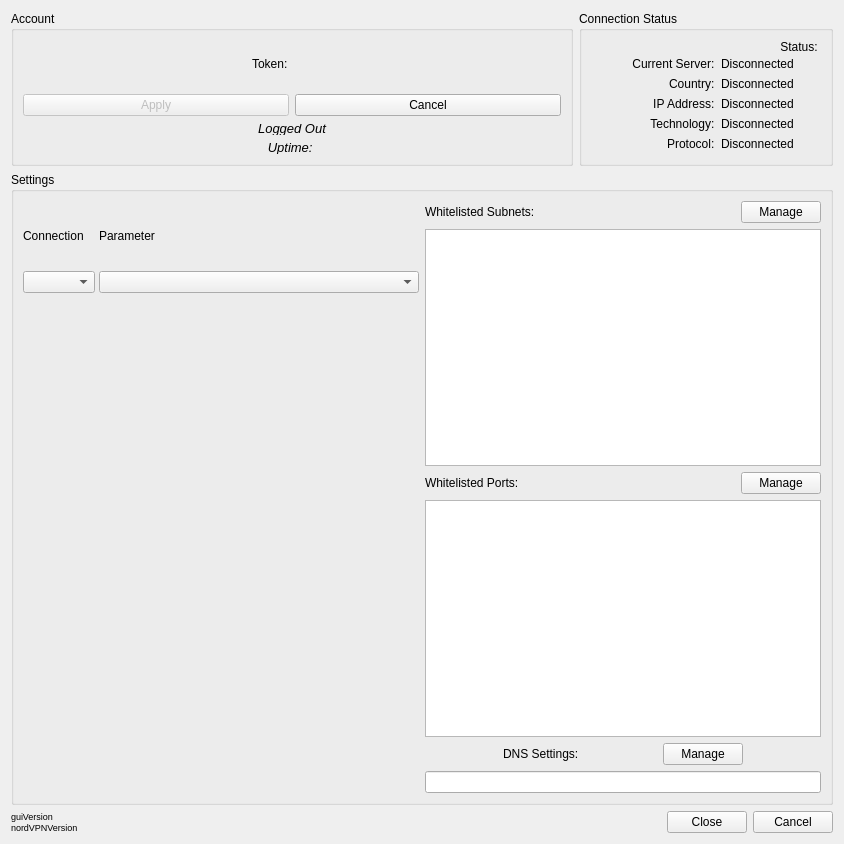
<?xml version="1.0" encoding="UTF-8"?>
<ui version="4.0">
 <class>ControlPanel</class>
 <widget class="QDialog" name="ControlPanel">
  <property name="geometry">
   <rect>
    <x>0</x>
    <y>0</y>
    <width>844</width>
    <height>844</height>
   </rect>
  </property>
  <property name="sizePolicy">
   <sizepolicy hsizetype="Preferred" vsizetype="Preferred">
    <horstretch>0</horstretch>
    <verstretch>0</verstretch>
   </sizepolicy>
  </property>
  <property name="maximumSize">
   <size>
    <width>900</width>
    <height>16777215</height>
   </size>
  </property>
  <property name="windowTitle">
   <string>Dialog</string>
  </property>
  <layout class="QVBoxLayout" name="verticalLayout_9">
   <item>
    <layout class="QHBoxLayout" name="horizontalLayout_5">
     <item>
      <widget class="QGroupBox" name="grpSettings">
       <property name="title">
        <string>Account</string>
       </property>
       <layout class="QVBoxLayout" name="verticalLayout">
        <item>
         <layout class="QHBoxLayout" name="passwordLayout">
          <item>
           <widget class="QLabel" name="label_2">
            <property name="sizePolicy">
             <sizepolicy hsizetype="Fixed" vsizetype="Preferred">
              <horstretch>0</horstretch>
              <verstretch>0</verstretch>
             </sizepolicy>
            </property>
            <property name="minimumSize">
             <size>
              <width>80</width>
              <height>0</height>
             </size>
            </property>
            <property name="text">
             <string>Token: </string>
            </property>
           </widget>
          </item>
         </layout>
        </item>
        <item>
         <layout class="QHBoxLayout" name="accountControlLayout">
          <item>
           <widget class="QPushButton" name="applyButton">
            <property name="enabled">
             <bool>false</bool>
            </property>
            <property name="text">
             <string>Apply</string>
            </property>
           </widget>
          </item>
          <item>
           <widget class="QPushButton" name="cancelButton">
            <property name="text">
             <string>Cancel</string>
            </property>
           </widget>
          </item>
         </layout>
        </item>
        <item>
         <widget class="QLabel" name="accoutInfo">
          <property name="maximumSize">
           <size>
            <width>16777215</width>
            <height>13</height>
           </size>
          </property>
          <property name="font">
           <font>
            <pointsize>10</pointsize>
            <italic>true</italic>
           </font>
          </property>
          <property name="text">
           <string>Logged Out</string>
          </property>
          <property name="alignment">
           <set>Qt::AlignCenter</set>
          </property>
         </widget>
        </item>
        <item>
         <widget class="QLabel" name="uptime">
          <property name="maximumSize">
           <size>
            <width>16777215</width>
            <height>13</height>
           </size>
          </property>
          <property name="font">
           <font>
            <pointsize>10</pointsize>
            <italic>true</italic>
           </font>
          </property>
          <property name="text">
           <string>Uptime: </string>
          </property>
          <property name="alignment">
           <set>Qt::AlignCenter</set>
          </property>
         </widget>
        </item>
       </layout>
      </widget>
     </item>
     <item>
      <widget class="QGroupBox" name="connectionStatus">
       <property name="sizePolicy">
        <sizepolicy hsizetype="Fixed" vsizetype="Preferred">
         <horstretch>0</horstretch>
         <verstretch>0</verstretch>
        </sizepolicy>
       </property>
       <property name="title">
        <string>Connection Status</string>
       </property>
       <layout class="QVBoxLayout" name="verticalLayout_2">
        <property name="spacing">
         <number>0</number>
        </property>
        <item>
         <layout class="QHBoxLayout" name="statusLayout">
          <item>
           <widget class="QLabel" name="statusLabel">
            <property name="sizePolicy">
             <sizepolicy hsizetype="MinimumExpanding" vsizetype="Preferred">
              <horstretch>0</horstretch>
              <verstretch>0</verstretch>
             </sizepolicy>
            </property>
            <property name="minimumSize">
             <size>
              <width>110</width>
              <height>0</height>
             </size>
            </property>
            <property name="maximumSize">
             <size>
              <width>16777215</width>
              <height>16777215</height>
             </size>
            </property>
            <property name="text">
             <string>Status: </string>
            </property>
            <property name="alignment">
             <set>Qt::AlignRight|Qt::AlignTrailing|Qt::AlignVCenter</set>
            </property>
           </widget>
          </item>
         </layout>
        </item>
        <item>
         <layout class="QHBoxLayout" name="horizontalLayout_6">
          <item>
           <spacer name="horizontalSpacer_2">
            <property name="orientation">
             <enum>Qt::Horizontal</enum>
            </property>
            <property name="sizeType">
             <enum>QSizePolicy::Fixed</enum>
            </property>
            <property name="sizeHint" stdset="0">
             <size>
              <width>20</width>
              <height>20</height>
             </size>
            </property>
           </spacer>
          </item>
          <item>
           <widget class="QLabel" name="label_5">
            <property name="sizePolicy">
             <sizepolicy hsizetype="Minimum" vsizetype="Preferred">
              <horstretch>0</horstretch>
              <verstretch>0</verstretch>
             </sizepolicy>
            </property>
            <property name="minimumSize">
             <size>
              <width>110</width>
              <height>0</height>
             </size>
            </property>
            <property name="maximumSize">
             <size>
              <width>110</width>
              <height>16777215</height>
             </size>
            </property>
            <property name="text">
             <string>Current Server:  </string>
            </property>
            <property name="alignment">
             <set>Qt::AlignRight|Qt::AlignTrailing|Qt::AlignVCenter</set>
            </property>
           </widget>
          </item>
          <item>
           <widget class="QLabel" name="actualServer">
            <property name="sizePolicy">
             <sizepolicy hsizetype="MinimumExpanding" vsizetype="Preferred">
              <horstretch>0</horstretch>
              <verstretch>0</verstretch>
             </sizepolicy>
            </property>
            <property name="minimumSize">
             <size>
              <width>100</width>
              <height>0</height>
             </size>
            </property>
            <property name="text">
             <string>Disconnected</string>
            </property>
            <property name="alignment">
             <set>Qt::AlignLeading|Qt::AlignLeft|Qt::AlignVCenter</set>
            </property>
           </widget>
          </item>
         </layout>
        </item>
        <item>
         <layout class="QHBoxLayout" name="horizontalLayout_7">
          <item>
           <spacer name="horizontalSpacer_3">
            <property name="orientation">
             <enum>Qt::Horizontal</enum>
            </property>
            <property name="sizeType">
             <enum>QSizePolicy::Fixed</enum>
            </property>
            <property name="sizeHint" stdset="0">
             <size>
              <width>20</width>
              <height>20</height>
             </size>
            </property>
           </spacer>
          </item>
          <item>
           <widget class="QLabel" name="label_6">
            <property name="sizePolicy">
             <sizepolicy hsizetype="Minimum" vsizetype="Preferred">
              <horstretch>0</horstretch>
              <verstretch>0</verstretch>
             </sizepolicy>
            </property>
            <property name="minimumSize">
             <size>
              <width>110</width>
              <height>0</height>
             </size>
            </property>
            <property name="maximumSize">
             <size>
              <width>110</width>
              <height>16777215</height>
             </size>
            </property>
            <property name="text">
             <string>Country:  </string>
            </property>
            <property name="alignment">
             <set>Qt::AlignRight|Qt::AlignTrailing|Qt::AlignVCenter</set>
            </property>
           </widget>
          </item>
          <item>
           <widget class="QLabel" name="actualCountry">
            <property name="sizePolicy">
             <sizepolicy hsizetype="MinimumExpanding" vsizetype="Preferred">
              <horstretch>0</horstretch>
              <verstretch>0</verstretch>
             </sizepolicy>
            </property>
            <property name="minimumSize">
             <size>
              <width>100</width>
              <height>0</height>
             </size>
            </property>
            <property name="text">
             <string>Disconnected</string>
            </property>
            <property name="alignment">
             <set>Qt::AlignLeading|Qt::AlignLeft|Qt::AlignVCenter</set>
            </property>
           </widget>
          </item>
         </layout>
        </item>
        <item>
         <layout class="QHBoxLayout" name="horizontalLayout_8">
          <item>
           <spacer name="horizontalSpacer_4">
            <property name="orientation">
             <enum>Qt::Horizontal</enum>
            </property>
            <property name="sizeType">
             <enum>QSizePolicy::Fixed</enum>
            </property>
            <property name="sizeHint" stdset="0">
             <size>
              <width>20</width>
              <height>20</height>
             </size>
            </property>
           </spacer>
          </item>
          <item>
           <widget class="QLabel" name="label_7">
            <property name="sizePolicy">
             <sizepolicy hsizetype="Minimum" vsizetype="Preferred">
              <horstretch>0</horstretch>
              <verstretch>0</verstretch>
             </sizepolicy>
            </property>
            <property name="minimumSize">
             <size>
              <width>110</width>
              <height>0</height>
             </size>
            </property>
            <property name="maximumSize">
             <size>
              <width>110</width>
              <height>16777215</height>
             </size>
            </property>
            <property name="text">
             <string>IP Address:  </string>
            </property>
            <property name="alignment">
             <set>Qt::AlignRight|Qt::AlignTrailing|Qt::AlignVCenter</set>
            </property>
           </widget>
          </item>
          <item>
           <widget class="QLabel" name="actualIP">
            <property name="sizePolicy">
             <sizepolicy hsizetype="MinimumExpanding" vsizetype="Preferred">
              <horstretch>0</horstretch>
              <verstretch>0</verstretch>
             </sizepolicy>
            </property>
            <property name="minimumSize">
             <size>
              <width>100</width>
              <height>0</height>
             </size>
            </property>
            <property name="text">
             <string>Disconnected</string>
            </property>
            <property name="alignment">
             <set>Qt::AlignLeading|Qt::AlignLeft|Qt::AlignVCenter</set>
            </property>
           </widget>
          </item>
         </layout>
        </item>
        <item>
         <layout class="QHBoxLayout" name="horizontalLayout_9">
          <item>
           <spacer name="horizontalSpacer_5">
            <property name="orientation">
             <enum>Qt::Horizontal</enum>
            </property>
            <property name="sizeType">
             <enum>QSizePolicy::Fixed</enum>
            </property>
            <property name="sizeHint" stdset="0">
             <size>
              <width>20</width>
              <height>20</height>
             </size>
            </property>
           </spacer>
          </item>
          <item>
           <widget class="QLabel" name="label_8">
            <property name="sizePolicy">
             <sizepolicy hsizetype="Minimum" vsizetype="Preferred">
              <horstretch>0</horstretch>
              <verstretch>0</verstretch>
             </sizepolicy>
            </property>
            <property name="minimumSize">
             <size>
              <width>110</width>
              <height>0</height>
             </size>
            </property>
            <property name="maximumSize">
             <size>
              <width>110</width>
              <height>16777215</height>
             </size>
            </property>
            <property name="text">
             <string>Technology:  </string>
            </property>
            <property name="alignment">
             <set>Qt::AlignRight|Qt::AlignTrailing|Qt::AlignVCenter</set>
            </property>
           </widget>
          </item>
          <item>
           <widget class="QLabel" name="actualTechnology">
            <property name="sizePolicy">
             <sizepolicy hsizetype="MinimumExpanding" vsizetype="Preferred">
              <horstretch>0</horstretch>
              <verstretch>0</verstretch>
             </sizepolicy>
            </property>
            <property name="minimumSize">
             <size>
              <width>100</width>
              <height>0</height>
             </size>
            </property>
            <property name="text">
             <string>Disconnected</string>
            </property>
            <property name="alignment">
             <set>Qt::AlignLeading|Qt::AlignLeft|Qt::AlignVCenter</set>
            </property>
           </widget>
          </item>
         </layout>
        </item>
        <item>
         <layout class="QHBoxLayout" name="horizontalLayout_10">
          <item>
           <spacer name="horizontalSpacer_6">
            <property name="orientation">
             <enum>Qt::Horizontal</enum>
            </property>
            <property name="sizeType">
             <enum>QSizePolicy::Fixed</enum>
            </property>
            <property name="sizeHint" stdset="0">
             <size>
              <width>20</width>
              <height>20</height>
             </size>
            </property>
           </spacer>
          </item>
          <item>
           <widget class="QLabel" name="label_9">
            <property name="sizePolicy">
             <sizepolicy hsizetype="Minimum" vsizetype="Preferred">
              <horstretch>0</horstretch>
              <verstretch>0</verstretch>
             </sizepolicy>
            </property>
            <property name="minimumSize">
             <size>
              <width>110</width>
              <height>0</height>
             </size>
            </property>
            <property name="maximumSize">
             <size>
              <width>110</width>
              <height>16777215</height>
             </size>
            </property>
            <property name="text">
             <string>Protocol:  </string>
            </property>
            <property name="alignment">
             <set>Qt::AlignRight|Qt::AlignTrailing|Qt::AlignVCenter</set>
            </property>
           </widget>
          </item>
          <item>
           <widget class="QLabel" name="actualProtocol">
            <property name="sizePolicy">
             <sizepolicy hsizetype="MinimumExpanding" vsizetype="Preferred">
              <horstretch>0</horstretch>
              <verstretch>0</verstretch>
             </sizepolicy>
            </property>
            <property name="minimumSize">
             <size>
              <width>100</width>
              <height>0</height>
             </size>
            </property>
            <property name="text">
             <string>Disconnected</string>
            </property>
            <property name="alignment">
             <set>Qt::AlignLeading|Qt::AlignLeft|Qt::AlignVCenter</set>
            </property>
           </widget>
          </item>
         </layout>
        </item>
       </layout>
      </widget>
     </item>
    </layout>
   </item>
   <item>
    <widget class="QGroupBox" name="settingsBox">
     <property name="title">
      <string>Settings</string>
     </property>
     <layout class="QHBoxLayout" name="horizontalLayout_14">
      <item>
       <layout class="QVBoxLayout" name="verticalLayout_7">
        <property name="spacing">
         <number>0</number>
        </property>
        <item>
         <layout class="QHBoxLayout" name="horizontalLayout_3">
          <property name="spacing">
           <number>4</number>
          </property>
          <item>
           <layout class="QVBoxLayout" name="verticalLayout_10">
            <property name="spacing">
             <number>0</number>
            </property>
            <item>
             <widget class="QLabel" name="label_3">
              <property name="text">
               <string>Connection</string>
              </property>
             </widget>
            </item>
            <item>
             <widget class="QComboBox" name="connectionType"/>
            </item>
           </layout>
          </item>
          <item>
           <layout class="QVBoxLayout" name="verticalLayout_11">
            <property name="spacing">
             <number>0</number>
            </property>
            <item>
             <widget class="QLabel" name="labelConnectionList">
              <property name="text">
               <string>Parameter</string>
              </property>
             </widget>
            </item>
            <item>
             <widget class="QComboBox" name="connectionList">
              <property name="sizePolicy">
               <sizepolicy hsizetype="Expanding" vsizetype="Fixed">
                <horstretch>0</horstretch>
                <verstretch>0</verstretch>
               </sizepolicy>
              </property>
             </widget>
            </item>
           </layout>
          </item>
         </layout>
        </item>
        <item>
         <widget class="QWidget" name="controls" native="true">
          <property name="minimumSize">
           <size>
            <width>0</width>
            <height>500</height>
           </size>
          </property>
         </widget>
        </item>
       </layout>
      </item>
      <item>
       <layout class="QVBoxLayout" name="verticalLayout_8">
        <item>
         <layout class="QVBoxLayout" name="verticalLayout_6">
          <item>
           <layout class="QHBoxLayout" name="horizontalLayout_11">
            <item>
             <widget class="QLabel" name="label_4">
              <property name="sizePolicy">
               <sizepolicy hsizetype="Fixed" vsizetype="Preferred">
                <horstretch>0</horstretch>
                <verstretch>0</verstretch>
               </sizepolicy>
              </property>
              <property name="text">
               <string>Whitelisted Subnets:</string>
              </property>
             </widget>
            </item>
            <item>
             <spacer name="horizontalSpacer_7">
              <property name="orientation">
               <enum>Qt::Horizontal</enum>
              </property>
              <property name="sizeHint" stdset="0">
               <size>
                <width>40</width>
                <height>20</height>
               </size>
              </property>
             </spacer>
            </item>
            <item>
             <widget class="QPushButton" name="manageSubnetsButton">
              <property name="sizePolicy">
               <sizepolicy hsizetype="Fixed" vsizetype="Fixed">
                <horstretch>0</horstretch>
                <verstretch>0</verstretch>
               </sizepolicy>
              </property>
              <property name="minimumSize">
               <size>
                <width>80</width>
                <height>0</height>
               </size>
              </property>
              <property name="maximumSize">
               <size>
                <width>80</width>
                <height>16777215</height>
               </size>
              </property>
              <property name="text">
               <string>Manage</string>
              </property>
             </widget>
            </item>
           </layout>
          </item>
          <item>
           <widget class="QListWidget" name="subnetList">
            <property name="selectionMode">
             <enum>QAbstractItemView::NoSelection</enum>
            </property>
           </widget>
          </item>
         </layout>
        </item>
        <item>
         <layout class="QVBoxLayout" name="verticalLayout_5">
          <item>
           <layout class="QHBoxLayout" name="horizontalLayout_12">
            <item>
             <widget class="QLabel" name="label_10">
              <property name="sizePolicy">
               <sizepolicy hsizetype="Fixed" vsizetype="Preferred">
                <horstretch>0</horstretch>
                <verstretch>0</verstretch>
               </sizepolicy>
              </property>
              <property name="styleSheet">
               <string notr="true"/>
              </property>
              <property name="text">
               <string>Whitelisted Ports:</string>
              </property>
             </widget>
            </item>
            <item>
             <spacer name="horizontalSpacer_8">
              <property name="orientation">
               <enum>Qt::Horizontal</enum>
              </property>
              <property name="sizeHint" stdset="0">
               <size>
                <width>40</width>
                <height>20</height>
               </size>
              </property>
             </spacer>
            </item>
            <item>
             <widget class="QPushButton" name="managePortsButton">
              <property name="sizePolicy">
               <sizepolicy hsizetype="Fixed" vsizetype="Fixed">
                <horstretch>0</horstretch>
                <verstretch>0</verstretch>
               </sizepolicy>
              </property>
              <property name="minimumSize">
               <size>
                <width>80</width>
                <height>0</height>
               </size>
              </property>
              <property name="maximumSize">
               <size>
                <width>80</width>
                <height>16777215</height>
               </size>
              </property>
              <property name="text">
               <string>Manage</string>
              </property>
             </widget>
            </item>
           </layout>
          </item>
          <item>
           <widget class="QListWidget" name="portList">
            <property name="selectionMode">
             <enum>QAbstractItemView::NoSelection</enum>
            </property>
           </widget>
          </item>
         </layout>
        </item>
        <item>
         <layout class="QVBoxLayout" name="verticalLayout_3">
          <item>
           <layout class="QHBoxLayout" name="dnsTitleLayout">
            <item>
             <widget class="QLabel" name="label_11">
              <property name="sizePolicy">
               <sizepolicy hsizetype="Fixed" vsizetype="Preferred">
                <horstretch>0</horstretch>
                <verstretch>0</verstretch>
               </sizepolicy>
              </property>
              <property name="text">
               <string>DNS Settings:</string>
              </property>
             </widget>
            </item>
            <item>
             <widget class="QPushButton" name="manageDNSButton">
              <property name="sizePolicy">
               <sizepolicy hsizetype="Fixed" vsizetype="Fixed">
                <horstretch>80</horstretch>
                <verstretch>0</verstretch>
               </sizepolicy>
              </property>
              <property name="minimumSize">
               <size>
                <width>80</width>
                <height>0</height>
               </size>
              </property>
              <property name="text">
               <string>Manage</string>
              </property>
             </widget>
            </item>
           </layout>
          </item>
          <item>
           <widget class="QLineEdit" name="dns"/>
          </item>
         </layout>
        </item>
       </layout>
      </item>
     </layout>
    </widget>
   </item>
   <item>
    <layout class="QHBoxLayout" name="horizontalLayout_4">
     <item>
      <layout class="QVBoxLayout" name="verticalLayout_4">
       <property name="spacing">
        <number>0</number>
       </property>
       <property name="topMargin">
        <number>0</number>
       </property>
       <property name="bottomMargin">
        <number>0</number>
       </property>
       <item>
        <widget class="QLabel" name="nordvpnGuiVersion">
         <property name="sizePolicy">
          <sizepolicy hsizetype="Expanding" vsizetype="Preferred">
           <horstretch>0</horstretch>
           <verstretch>0</verstretch>
          </sizepolicy>
         </property>
         <property name="minimumSize">
          <size>
           <width>270</width>
           <height>0</height>
          </size>
         </property>
         <property name="maximumSize">
          <size>
           <width>270</width>
           <height>16777215</height>
          </size>
         </property>
         <property name="font">
          <font>
           <pointsize>7</pointsize>
          </font>
         </property>
         <property name="frameShape">
          <enum>QFrame::NoFrame</enum>
         </property>
         <property name="text">
          <string>guiVersion</string>
         </property>
        </widget>
       </item>
       <item>
        <widget class="QLabel" name="nordvpnVersion">
         <property name="sizePolicy">
          <sizepolicy hsizetype="Expanding" vsizetype="Preferred">
           <horstretch>0</horstretch>
           <verstretch>0</verstretch>
          </sizepolicy>
         </property>
         <property name="minimumSize">
          <size>
           <width>270</width>
           <height>0</height>
          </size>
         </property>
         <property name="maximumSize">
          <size>
           <width>270</width>
           <height>16777215</height>
          </size>
         </property>
         <property name="font">
          <font>
           <pointsize>7</pointsize>
          </font>
         </property>
         <property name="text">
          <string>nordVPNVersion</string>
         </property>
        </widget>
       </item>
      </layout>
     </item>
     <item>
      <widget class="QDialogButtonBox" name="buttonBox">
       <property name="orientation">
        <enum>Qt::Horizontal</enum>
       </property>
       <property name="standardButtons">
        <set>QDialogButtonBox::Cancel|QDialogButtonBox::Close</set>
       </property>
      </widget>
     </item>
    </layout>
   </item>
  </layout>
 </widget>
 <resources/>
 <connections>
  <connection>
   <sender>applyButton</sender>
   <signal>clicked()</signal>
   <receiver>ControlPanel</receiver>
   <slot>applyNewAccountSettings()</slot>
   <hints>
    <hint type="sourcelabel">
     <x>234</x>
     <y>202</y>
    </hint>
    <hint type="destinationlabel">
     <x>199</x>
     <y>149</y>
    </hint>
   </hints>
  </connection>
  <connection>
   <sender>cancelButton</sender>
   <signal>clicked()</signal>
   <receiver>ControlPanel</receiver>
   <slot>applyNewAccountSettings()</slot>
   <hints>
    <hint type="sourcelabel">
     <x>417</x>
     <y>135</y>
    </hint>
    <hint type="destinationlabel">
     <x>421</x>
     <y>421</y>
    </hint>
   </hints>
  </connection>
  <connection>
   <sender>manageDNSButton</sender>
   <signal>clicked()</signal>
   <receiver>ControlPanel</receiver>
   <slot>manageDNS()</slot>
   <hints>
    <hint type="sourcelabel">
     <x>779</x>
     <y>743</y>
    </hint>
    <hint type="destinationlabel">
     <x>421</x>
     <y>421</y>
    </hint>
   </hints>
  </connection>
  <connection>
   <sender>manageSubnetsButton</sender>
   <signal>clicked()</signal>
   <receiver>ControlPanel</receiver>
   <slot>manageSubnets()</slot>
   <hints>
    <hint type="sourcelabel">
     <x>779</x>
     <y>237</y>
    </hint>
    <hint type="destinationlabel">
     <x>421</x>
     <y>421</y>
    </hint>
   </hints>
  </connection>
  <connection>
   <sender>managePortsButton</sender>
   <signal>clicked()</signal>
   <receiver>ControlPanel</receiver>
   <slot>managePorts()</slot>
   <hints>
    <hint type="sourcelabel">
     <x>779</x>
     <y>490</y>
    </hint>
    <hint type="destinationlabel">
     <x>421</x>
     <y>421</y>
    </hint>
   </hints>
  </connection>
  <connection>
   <sender>connectionType</sender>
   <signal>currentIndexChanged(QString)</signal>
   <receiver>ControlPanel</receiver>
   <slot>connectionTypeChanged()</slot>
   <hints>
    <hint type="sourcelabel">
     <x>66</x>
     <y>274</y>
    </hint>
    <hint type="destinationlabel">
     <x>421</x>
     <y>421</y>
    </hint>
   </hints>
  </connection>
 </connections>
 <slots>
  <slot>applyNewAccountSettings()</slot>
  <slot>enableApply()</slot>
  <slot>resetAccountSettings()</slot>
  <slot>enableCancel()</slot>
  <slot>showHide()</slot>
  <slot>manageDNS()</slot>
  <slot>manageSubnets()</slot>
  <slot>managePorts()</slot>
  <slot>connectionTypeChanged()</slot>
 </slots>
</ui>
